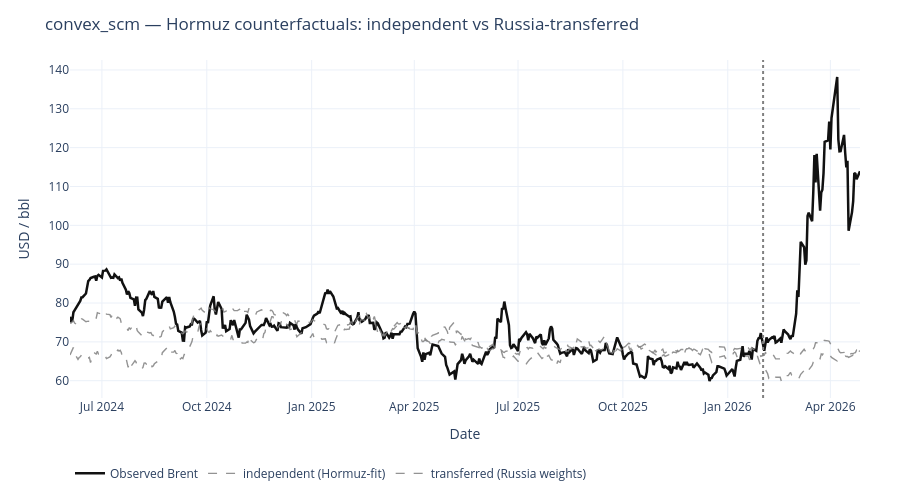
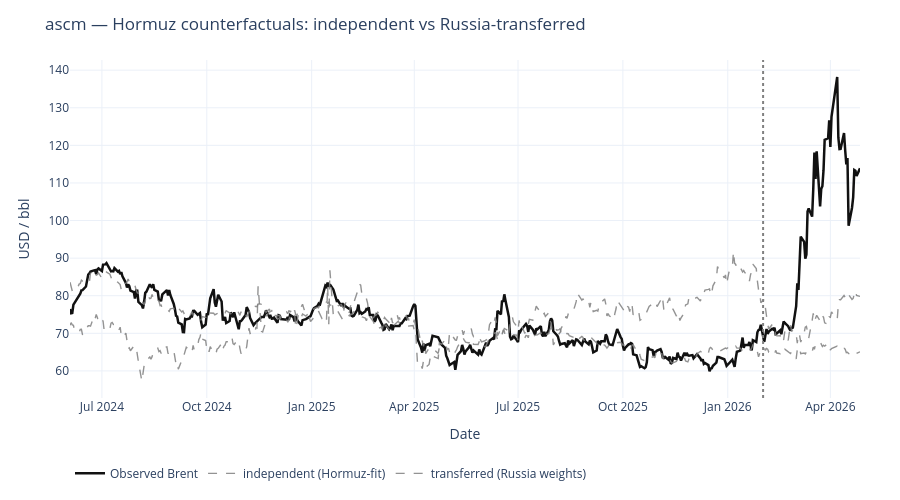
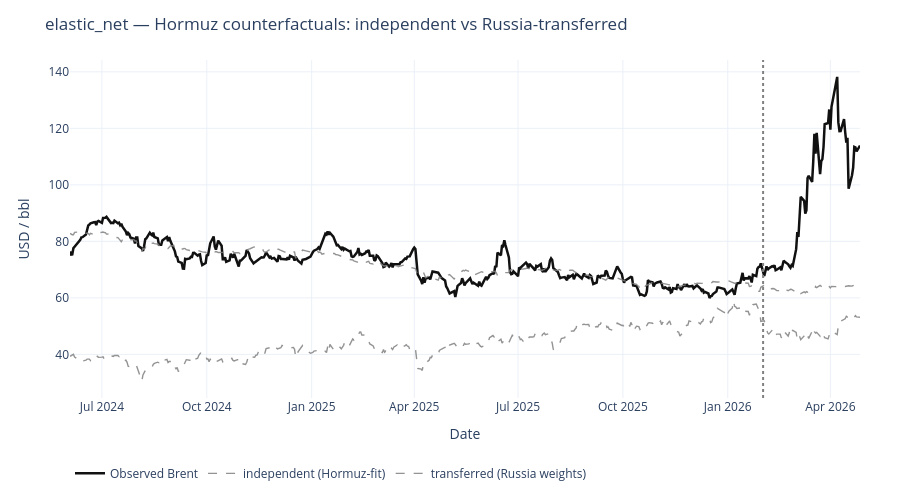
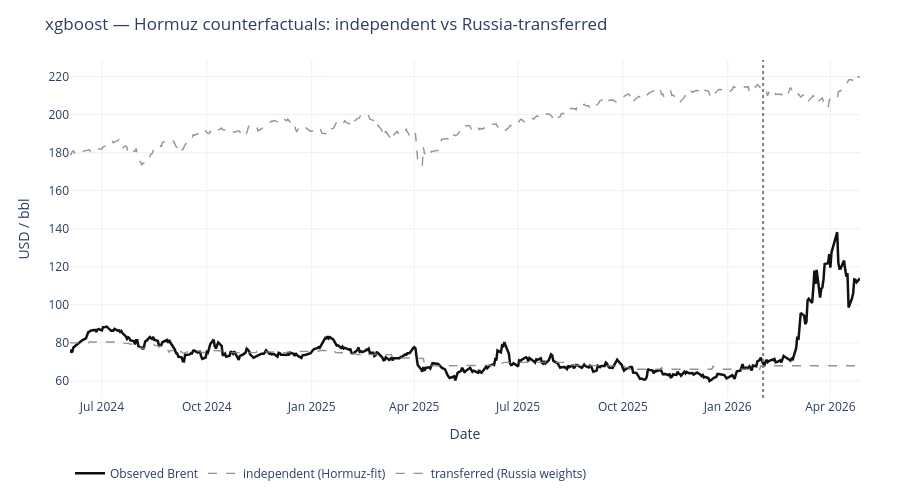

Notebook source saved alongside these figures, in order:
### Markdown cell above
## Visualize: transferred vs independent Hormuz counterfactual

Per model: solid lines are observed Brent; dashed lines are the two synthetic Brent counterfactuals (independent fit and Russia-transferred). Tight overlap = stable factor structure.

### Code cell
for model, pair in transfer_fits.items():
    fig = plot_ensemble_paths({'independent (Hormuz-fit)': pair['independent'],
                                'transferred (Russia weights)': pair['transferred']},
                              title=f'{model} — Hormuz counterfactuals: independent vs Russia-transferred')
    fig.show()

### Figure 1 — Plotly figure (JSON) as saved in the notebook; plotly's stock layout.template omitted (floating-point values rounded to 4 significant figures; data arrays with more than 128 entries replaced by an {"elided": "..."} marker saying what was removed)
{"data": [{"line": {"color": "#111111", "width": 2.5}, "mode": "lines", "name": "Observed Brent", "type": "scatter", "x": {"elided": "482 str values"}, "y": {"elided": "482 float values"}}, {"line": {"color": "grey", "dash": "dash", "width": 1.4}, "mode": "lines", "name": "independent (Hormuz-fit)", "opacity": 0.85, "type": "scatter", "x": {"elided": "482 str values"}, "y": {"elided": "482 float values"}}, {"line": {"color": "grey", "dash": "dash", "width": 1.4}, "mode": "lines", "name": "transferred (Russia weights)", "opacity": 0.85, "type": "scatter", "x": {"elided": "482 str values"}, "y": {"elided": "482 float values"}}], "layout": {"height": 500, "hovermode": "x unified", "legend": {"orientation": "h", "x": 0, "xanchor": "left", "y": -0.18, "yanchor": "top"}, "margin": {"b": 90, "l": 70, "r": 40, "t": 60}, "shapes": [{"line": {"color": "grey", "dash": "dot"}, "type": "line", "x0": "2026-02-01T00:00:00", "x1": "2026-02-01T00:00:00", "xref": "x", "y0": 0, "y1": 1, "yref": "y domain"}], "title": {"text": "convex_scm — Hormuz counterfactuals: independent vs Russia-transferred"}, "xaxis": {"title": {"text": "Date"}}, "yaxis": {"title": {"text": "USD / bbl"}}}}

### Figure 2 — Plotly figure (JSON) as saved in the notebook; plotly's stock layout.template omitted (floating-point values rounded to 4 significant figures; data arrays with more than 128 entries replaced by an {"elided": "..."} marker saying what was removed)
{"data": [{"line": {"color": "#111111", "width": 2.5}, "mode": "lines", "name": "Observed Brent", "type": "scatter", "x": {"elided": "482 str values"}, "y": {"elided": "482 float values"}}, {"line": {"color": "grey", "dash": "dash", "width": 1.4}, "mode": "lines", "name": "independent (Hormuz-fit)", "opacity": 0.85, "type": "scatter", "x": {"elided": "482 str values"}, "y": {"elided": "482 float values"}}, {"line": {"color": "grey", "dash": "dash", "width": 1.4}, "mode": "lines", "name": "transferred (Russia weights)", "opacity": 0.85, "type": "scatter", "x": {"elided": "482 str values"}, "y": {"elided": "482 float values"}}], "layout": {"height": 500, "hovermode": "x unified", "legend": {"orientation": "h", "x": 0, "xanchor": "left", "y": -0.18, "yanchor": "top"}, "margin": {"b": 90, "l": 70, "r": 40, "t": 60}, "shapes": [{"line": {"color": "grey", "dash": "dot"}, "type": "line", "x0": "2026-02-01T00:00:00", "x1": "2026-02-01T00:00:00", "xref": "x", "y0": 0, "y1": 1, "yref": "y domain"}], "title": {"text": "ascm — Hormuz counterfactuals: independent vs Russia-transferred"}, "xaxis": {"title": {"text": "Date"}}, "yaxis": {"title": {"text": "USD / bbl"}}}}

### Figure 3 — Plotly figure (JSON) as saved in the notebook; plotly's stock layout.template omitted (floating-point values rounded to 4 significant figures; data arrays with more than 128 entries replaced by an {"elided": "..."} marker saying what was removed)
{"data": [{"line": {"color": "#111111", "width": 2.5}, "mode": "lines", "name": "Observed Brent", "type": "scatter", "x": {"elided": "482 str values"}, "y": {"elided": "482 float values"}}, {"line": {"color": "grey", "dash": "dash", "width": 1.4}, "mode": "lines", "name": "independent (Hormuz-fit)", "opacity": 0.85, "type": "scatter", "x": {"elided": "482 str values"}, "y": {"elided": "482 float values"}}, {"line": {"color": "grey", "dash": "dash", "width": 1.4}, "mode": "lines", "name": "transferred (Russia weights)", "opacity": 0.85, "type": "scatter", "x": {"elided": "482 str values"}, "y": {"elided": "482 float values"}}], "layout": {"height": 500, "hovermode": "x unified", "legend": {"orientation": "h", "x": 0, "xanchor": "left", "y": -0.18, "yanchor": "top"}, "margin": {"b": 90, "l": 70, "r": 40, "t": 60}, "shapes": [{"line": {"color": "grey", "dash": "dot"}, "type": "line", "x0": "2026-02-01T00:00:00", "x1": "2026-02-01T00:00:00", "xref": "x", "y0": 0, "y1": 1, "yref": "y domain"}], "title": {"text": "elastic_net — Hormuz counterfactuals: independent vs Russia-transferred"}, "xaxis": {"title": {"text": "Date"}}, "yaxis": {"title": {"text": "USD / bbl"}}}}

### Figure 4 — Plotly figure (JSON) as saved in the notebook; plotly's stock layout.template omitted (floating-point values rounded to 4 significant figures; data arrays with more than 128 entries replaced by an {"elided": "..."} marker saying what was removed)
{"data": [{"line": {"color": "#111111", "width": 2.5}, "mode": "lines", "name": "Observed Brent", "type": "scatter", "x": {"elided": "482 str values"}, "y": {"elided": "482 float values"}}, {"line": {"color": "grey", "dash": "dash", "width": 1.4}, "mode": "lines", "name": "independent (Hormuz-fit)", "opacity": 0.85, "type": "scatter", "x": {"elided": "482 str values"}, "y": {"elided": "482 float values"}}, {"line": {"color": "grey", "dash": "dash", "width": 1.4}, "mode": "lines", "name": "transferred (Russia weights)", "opacity": 0.85, "type": "scatter", "x": {"elided": "482 str values"}, "y": {"elided": "482 float values"}}], "layout": {"height": 500, "hovermode": "x unified", "legend": {"orientation": "h", "x": 0, "xanchor": "left", "y": -0.18, "yanchor": "top"}, "margin": {"b": 90, "l": 70, "r": 40, "t": 60}, "shapes": [{"line": {"color": "grey", "dash": "dot"}, "type": "line", "x0": "2026-02-01T00:00:00", "x1": "2026-02-01T00:00:00", "xref": "x", "y0": 0, "y1": 1, "yref": "y domain"}], "title": {"text": "xgboost — Hormuz counterfactuals: independent vs Russia-transferred"}, "xaxis": {"title": {"text": "Date"}}, "yaxis": {"title": {"text": "USD / bbl"}}}}
